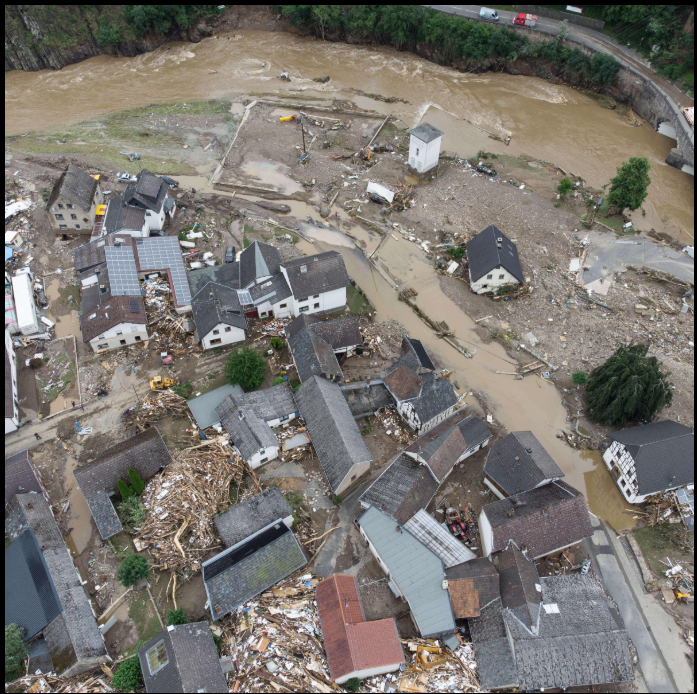
#> input picture ai-service/test_images/test.jpg, 697 x 694 px
$ python -i preprocessing_service.py   (imports and definitions only)
#> lines starting #> are read from the running program, lines starting #| are printed output that depends on the picture
from pathlib import Path

import cv2
import numpy as np


UPLOAD_DIR = Path("uploads")
PROCESSED_DIR = Path("processed")

# [1 line not run here, left out]


ALLOWED_EXTENSIONS = {
    ".jpg",
    ".jpeg",
    ".png",
    ".webp",
}


def find_uploaded_image(image_id: str) -> Path:
    """
    Find the uploaded image associated with an image ID.
    """

    for extension in ALLOWED_EXTENSIONS:
        file_path = UPLOAD_DIR / f"{image_id}{extension}"

        if file_path.exists():
            return file_path

    raise FileNotFoundError(
        f"No uploaded image found for image_id: {image_id}"
    )


def preprocess_image(
    image_id: str,
    target_size: tuple[int, int] = (640, 640),
):
    """
    Load and preprocess an uploaded image.

    Steps:
    1. Find the original image.
    2. Read it with OpenCV.
    3. Validate that OpenCV decoded it.
    4. Resize it.
    5. Convert BGR to RGB.
    6. Normalize pixel values to 0-1.
    7. Save a visualized processed image.
    8. Return metadata.
    """

    input_path = find_uploaded_image(image_id)

    image = cv2.imread(str(input_path))

    if image is None:
        raise ValueError(
            "The file exists but could not be decoded as an image."
        )

    original_height, original_width = image.shape[:2]

    resized_image = cv2.resize(
        image,
        target_size,
        interpolation=cv2.INTER_AREA,
    )

    rgb_image = cv2.cvtColor(
        resized_image,
        cv2.COLOR_BGR2RGB,
    )

    normalized_image = rgb_image.astype(np.float32) / 255.0

    processed_filename = f"{image_id}.jpg"

    processed_path = PROCESSED_DIR / processed_filename

    cv2.imwrite(
        str(processed_path),
        cv2.cvtColor(
            rgb_image,
            cv2.COLOR_RGB2BGR,
        ),
    )

    return {
        "image_id": image_id,
        "original_width": original_width,
        "original_height": original_height,
        "processed_width": target_size[0],
        "processed_height": target_size[1],
        "channels": 3,
        "color_space": "RGB",
        "normalization": "0-1",
        "dtype": str(normalized_image.dtype),
        "processed_path": str(processed_path),
    }

>>> import cv2
>>> picture = cv2.imread('../test_images/test.jpg', cv2.IMREAD_GRAYSCALE)
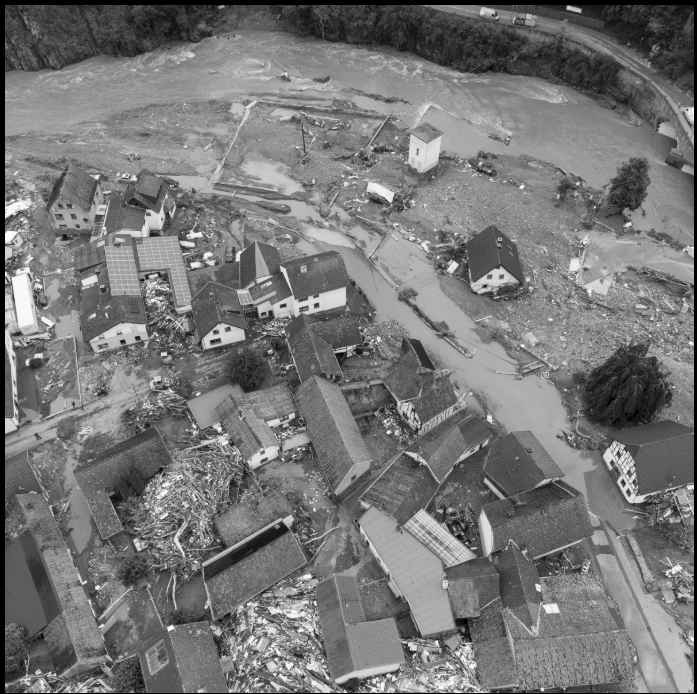
#> picture: shape (694, 697); min 0, max 252, mean 118.2
>>> result = preprocess_image(picture)
#> (the run stopped early here; a loop or call above may not have finished)
